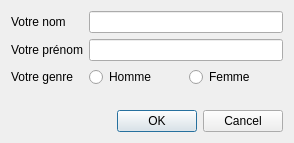
<?xml version="1.0" encoding="UTF-8"?>
<ui version="4.0">
 <class>Form</class>
 <widget class="QWidget" name="Form">
  <property name="geometry">
   <rect>
    <x>0</x>
    <y>0</y>
    <width>294</width>
    <height>143</height>
   </rect>
  </property>
  <property name="windowTitle">
   <string>Form</string>
  </property>
  <layout class="QVBoxLayout" name="verticalLayout">
   <item>
    <layout class="QFormLayout" name="formLayout">
     <item row="0" column="0">
      <widget class="QLabel" name="label_nom">
       <property name="text">
        <string>Votre nom</string>
       </property>
      </widget>
     </item>
     <item row="0" column="1">
      <widget class="QLineEdit" name="lineEdit_nom"/>
     </item>
     <item row="1" column="0">
      <widget class="QLabel" name="label_prenom">
       <property name="text">
        <string>Votre prénom</string>
       </property>
      </widget>
     </item>
     <item row="1" column="1">
      <widget class="QLineEdit" name="lineEdit_prenom"/>
     </item>
     <item row="2" column="0">
      <widget class="QLabel" name="label_genre">
       <property name="text">
        <string>Votre genre</string>
       </property>
      </widget>
     </item>
     <item row="2" column="1">
      <layout class="QHBoxLayout" name="horizontalLayout">
       <item>
        <widget class="QRadioButton" name="radioButton_homme">
         <property name="text">
          <string>Homme</string>
         </property>
         <attribute name="buttonGroup">
          <string notr="true">buttonGroup</string>
         </attribute>
        </widget>
       </item>
       <item>
        <widget class="QRadioButton" name="radioButton_femme">
         <property name="text">
          <string>Femme</string>
         </property>
         <attribute name="buttonGroup">
          <string notr="true">buttonGroup</string>
         </attribute>
        </widget>
       </item>
      </layout>
     </item>
    </layout>
   </item>
   <item>
    <widget class="QDialogButtonBox" name="buttonBox">
     <property name="standardButtons">
      <set>QDialogButtonBox::Cancel|QDialogButtonBox::Ok</set>
     </property>
    </widget>
   </item>
  </layout>
 </widget>
 <resources/>
 <connections/>
 <buttongroups>
  <buttongroup name="buttonGroup"/>
 </buttongroups>
</ui>
